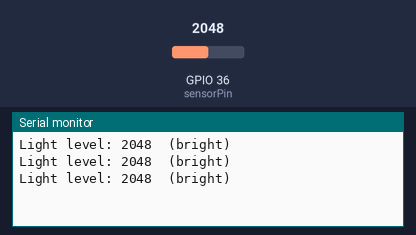
Simulated run of this sketch. Board: ESP32. Parts: the last lines printed to the serial monitor. The test bench sets the inputs (shaded band); at power-on: GPIO 36 (sensorPin) = 2048.

Above: at 1.3 s.
1.4 s: GPIO 36 (sensorPin) set to 741
At 1.9 s:
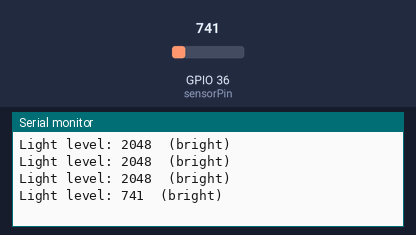
2.9 s: GPIO 36 (sensorPin) set to 662
At 3.4 s:
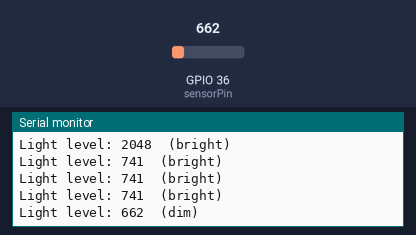
5.0 s: GPIO 36 (sensorPin) set to 319
At 5.4 s:
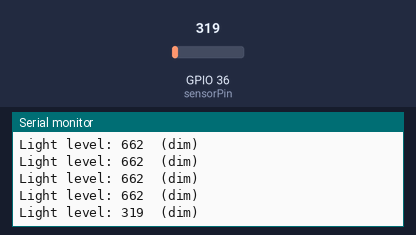
6.5 s: GPIO 36 (sensorPin) set to 284
At 6.9 s:
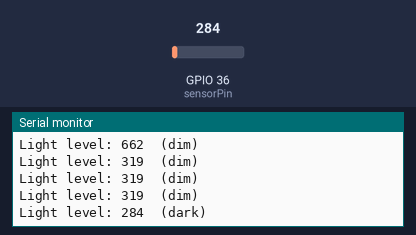

Measured:
- the behaviour switches between 701 and 700 on GPIO 36 (sensorPin) (found by bisection; images 1 and 2)
- the behaviour switches between 301 and 300 on GPIO 36 (sensorPin) (found by bisection; images 3 and 4)
- after the input at 1.4 s, the serial monitor: prints a new line after 0.10 s (image 1)
- after the input at 2.9 s, the serial monitor: prints a new line after 0.10 s (image 2)
- after the input at 5.0 s, the serial monitor: prints a new line at once (image 3)
- after the input at 6.5 s, the serial monitor: prints a new line at once (image 4)

The sketch:

example.ino
```cpp
// Reads the KY-018 analog output on A0 with an Arduino, prints the raw 0–1023 light level over serial, and classifies it as bright/dim/dark.
//
// Buy this module: https://shillehtek.com/products/photoresistor-light-sensor-ky-018-arduino-esp32
// Full manual: https://shillehtek.com/blogs/shillehtek-product-manuals/photoresistor-light-sensor-ky-018-arduino-esp32-manual
// More examples: https://github.com/shillehbean/shillehtek-examples
//

// KY-018 Photoresistor - Arduino Example
// S -> A0, VCC (middle) -> 5V, - -> GND

const int sensorPin = A0;

void setup() {
  Serial.begin(9600);
}

void loop() {
  int raw = analogRead(sensorPin);   // 0-1023, higher = brighter

  Serial.print("Light level: ");
  Serial.print(raw);

  if (raw > 700) {
    Serial.println("  (bright)");
  } else if (raw > 300) {
    Serial.println("  (dim)");
  } else {
    Serial.println("  (dark)");
    // Example action: digitalWrite(LED_BUILTIN, HIGH);  // night light on
  }

  delay(500);
}
```
